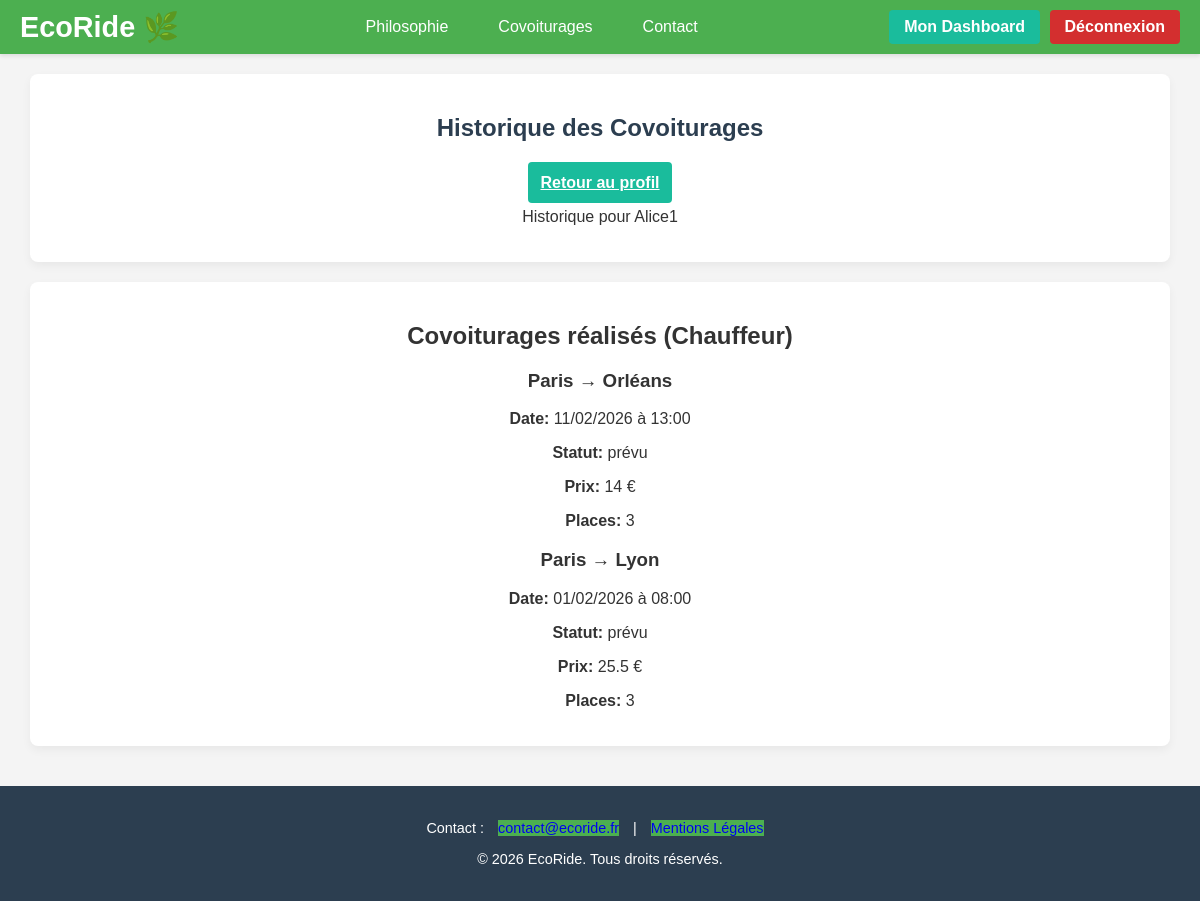
Page /public/index.php?p=utilisateurs.historique (signed in) on the committed database.
### tables this page shows
CREATE TABLE IF NOT EXISTS `utilisateur` (
  `utilisateur_id` INT NOT NULL AUTO_INCREMENT,
  `nom` VARCHAR(50) NOT NULL,
  `prenom` VARCHAR(50) NOT NULL,
  `email` VARCHAR(50) NOT NULL UNIQUE,  
  `password` VARCHAR(50) NOT NULL,
  `telephone` VARCHAR(50) NULL,
  `adresse` VARCHAR(50) NULL,
  `date_naissance` VARCHAR(50) NULL,
  `photo` BLOB NULL,
  `pseudo` VARCHAR(50) NOT NULL UNIQUE,
  `role_id` INT NOT NULL,  
  `credit` INT NOT NULL DEFAULT 20,
  `est_suspendu` INT NOT NULL DEFAULT 0,  
  PRIMARY KEY (`utilisateur_id`),
  INDEX `fk_utilisateur_role_idx` (`role_id` ASC),
  CONSTRAINT `fk_utilisateur_role`
    FOREIGN KEY (`role_id`)
    REFERENCES `role` (`role_id`)
);

CREATE TABLE IF NOT EXISTS `covoiturage` (
  `covoiturage_id` INT NOT NULL AUTO_INCREMENT,
  `date_depart` DATE NOT NULL,
  `heure_depart` TIME NOT NULL,  
  `lieu_depart` VARCHAR(50) NOT NULL,
  `date_arrivee` DATE NULL,
  `heure_arrivee` TIME NULL,	 
  `lieu_arrivee` VARCHAR(50) NOT NULL,
  `statut_covoiturage_id` INT NOT NULL,  
  `avis_covoiturage_id` INT NULL,  
  `nb_place` INT NOT NULL,
  `prix_personne` FLOAT NOT NULL,
  `voiture_id` INT NOT NULL,  
  PRIMARY KEY (`covoiturage_id`),
  INDEX `fk_covoiturage_voiture_utilise_idx` (`voiture_id` ASC),
  INDEX `fk_statut_covoiturage_idx` (`statut_covoiturage_id` ASC),
  INDEX `fk_avis_covoiturage_idx` (`avis_covoiturage_id` ASC),
  CONSTRAINT `fk_covoiturage_voiture_utilise`
    FOREIGN KEY (`voiture_id`)
    REFERENCES `voiture` (`voiture_id`),
  CONSTRAINT `fk_statut_covoiturage_id`
    FOREIGN KEY (`statut_covoiturage_id`)
    REFERENCES `statut_covoiturage` (`statut_covoiturage_id`),
  CONSTRAINT `fk_avis_covoiturage_id`
    FOREIGN KEY (`avis_covoiturage_id`)
    REFERENCES `avis_covoiturage` (`avis_covoiturage_id`)
);

CREATE TABLE IF NOT EXISTS `statut_covoiturage` (
  `statut_covoiturage_id` INT NOT NULL AUTO_INCREMENT,
  `libelle` VARCHAR(50) NOT NULL UNIQUE,
  PRIMARY KEY (`statut_covoiturage_id`)
);

### core/Controller/Controller.php (called while the page is built, shortened)
<?php
class Controller
{
    protected $viewPath;
    protected function render($view, $variables = [])
    {
        extract($variables);
        require($this->viewPath . str_replace('.', '/', $view) . '.php');
    }
}

### app/Controller/UtilisateursController.php (called while the page is built, shortened)
<?php
class UtilisateursController extends AppController
{
    public function historique()
    {
         $auth = new DbAuth(App::getInstance()->getDb());
         $utilisateur_id = $auth->getConnectedUserId();
         $utilisateur = $this->Utilisateur->find($utilisateur_id);
         $historique_chauffeur = $this->Utilisateur->getHistoriqueCovoiturages($utilisateur_id);
         $this->render('utilisateurs.profile.historique', compact('utilisateur', 'historique_chauffeur', 'historique_passager'));
    }
}

### core/Autoloader.php (called while the page is built, shortened)
<?php
class Autoloader
{
    static function fautoload($class)
    {
        if (strpos($class, __NAMESPACE__) === 0) {
            $class = str_replace(__NAMESPACE__ . '\\', '', $class);
            $class = str_replace('\\', '/', $class);
        }
    }
}

### app/App.php (called while the page is built, shortened)
<?php
class App
{
    private static $_instance;
    private $db_instance;
    public static function getInstance()
    {
        if (is_null(self::$_instance)) {
            self::$_instance = new App();
        }
        return self::$_instance;
    }
    public static function load()
    {
        require ROOT . '/app/Autoloader.php';
        require ROOT . '/core/Autoloader.php';
    }
    public function getDb()
    {
        $config = Config::getInstance(ROOT . '/config/config.php');
        if (is_null($this->db_instance)) {
            $this->db_instance = new MysqlDatabase($config->get('db_name'), $config->get('db_user'), $config->get('db_pass'), $config->get('db_host'));
        }
        return $this->db_instance;
    }
}

### core/Config.php (called while the page is built, shortened)
<?php
class Config
{
    private $settings;
    private static $_instance;
    private function __construct($file)
    {
        $this->settings = require($file);
    }
    public static function getInstance($file)
    {
        if (is_null(self::$_instance)) {
            self::$_instance = new Config($file);
        }
        return self::$_instance;
    }
    public function get($key)
    {
        return $this->settings[$key];
    }
}

### config/config.php (called while the page is built)
<?php
return array(
    "db_user" => "abcrdv",
    "db_pass" => "*E8D46CE25265E545D225A8A6F1BAF642FEBEE5CB",
    "db_host" => "mysql-abcrdv.alwaysdata.net",
    "db_name" => "abcrdv_ecoride_db"
);

### core/Auth/DbAuth.php (called while the page is built, shortened)
<?php
class DbAuth
{
    public function getConnectedUserId()
    {
        return $_SESSION['auth'] ?? null;
    }
}

### core/Model/Model.php (called while the page is built, shortened)
<?php
class Model
{
    protected $table;
    protected $column;
    protected $db;
    public function __construct(Database $db)
    {
        $this->db = $db;
    }
    public function find($id)
    {
        return $this->query("SELECT * FROM {$this->table} WHERE {$this->column} = ?", [$id], true);
    }
    public function query($statement, $attributes = null, $one = false)
    {
        $classe_name = str_replace('Model', 'Entity', get_class($this));
        if ($attributes) {
            return $this->db->prepare(
                $statement,
                $attributes,
                $classe_name,
                $one
            );
        } else {
            return $this->db->query(
                $statement,
                $classe_name,
                $one
            );
        }
    }
}

### core/Database/MysqlDatabase.php (called while the page is built, shortened)
<?php
class MysqlDatabase extends Database
{
    private $dbname;
    private $dbusername;
    private $dbpassword;
    private $dbhost;
    private $pdo;
    public function __construct($dbname = '', $dbusername = 'root', $dbpassword = '', $dbhost = 'localhost')
    {
        $this->dbname = $dbname;
        $this->dbusername = $dbusername;
        $this->dbpassword = $dbpassword;
        $this->dbhost = $dbhost;
    }
    private function getPdo()
    {
        if ($this->pdo === null) {
            $dns = 'mysql:host=' . $this->dbhost . ';dbname=' . $this->dbname;
            $pdo = new PDO($dns, $this->dbusername, $this->dbpassword);
            $pdo->setAttribute(PDO::ATTR_ERRMODE, PDO::ERRMODE_EXCEPTION);
            $this->pdo = $pdo;
        }
        return $this->pdo;
    }
    public function prepare($statement, $attributes, $class_name = null, $one = false)
    {
        $req = $this->getPdo()->prepare($statement);
        $res = $req->execute($attributes);
        if ($class_name === null) {
            $req->setFetchMode(PDO::FETCH_OBJ);
        } else {
            $req->setFetchMode(PDO::FETCH_CLASS, $class_name);
        }
        if ($one) {
            $datas = $req->fetch();
        } else {
            $datas = $req->fetchAll();
        }
        return $datas;
    }
}

### app/Autoloader.php (called while the page is built, shortened)
<?php
class Autoloader
{
    static function fautoload($class)
    {
        if (strpos($class, __NAMESPACE__) === 0) {
            $class = str_replace(__NAMESPACE__ . '\\', '', $class);
            $class = str_replace('\\', '/', $class);
        }
    }
}

### app/Model/UtilisateurModel.php (called while the page is built, shortened)
<?php
class UtilisateurModel extends Model
{
    public function getRoleForUser($utilisateur_id)
    {
        $result = $this->query(
            "SELECT r.libelle
            FROM utilisateur u
            JOIN role r ON u.role_id = r.role_id
            WHERE u.utilisateur_id = ?",
            [$utilisateur_id],
            true
        );
        return $result ? $result->libelle : null;
    }
    public function getHistoriqueCovoiturages($utilisateur_id)
    {
        $role = $this->getRoleForUser($utilisateur_id);
        return $this->query(
            "SELECT c.*, s.libelle as statut
            FROM covoiturage c
            JOIN voiture v ON c.voiture_id = v.voiture_id
            JOIN statut_covoiturage s ON c.statut_covoiturage_id = s.statut_covoiturage_id
            WHERE v.utilisateur_id = ?
            AND c.date_depart < CURRENT_DATE()
            ORDER BY c.date_depart DESC, c.heure_depart DESC",
            [$utilisateur_id]
        );
    }
}

### app/Views/utilisateurs/profile/historique.php (the view, shortened to what this page needs)
<?php if (isset($utilisateur)): ?>
    <section class="presentation-section">
        <div class="presentation-content">
            <div class="dashboard-header header-grid header-plain">
                <h1 class="header-grid-title">Historique des Covoiturages</h1>
                <div class="text-right">
                    <a href="index.php?p=utilisateurs.profile.index" class="btn btn-secondary">Retour au profil</a>
                </div>
            </div>
            <p class="subtitle-centered">Historique pour <?php echo htmlspecialchars($utilisateur->pseudo ?? ''); ?></p>
        </div>
    </section>
    <?php if (!empty($historique_chauffeur)): ?>
        <section class="presentation-section">
            <div class="presentation-content">
                <h2>Covoiturages réalisés (Chauffeur)</h2>
                <div class="covoiturages-list text-left">
                    <?php foreach ($historique_chauffeur as $covoiturage): ?>
                        <div class="covoiturage-item history-item">
                            <h3><?php echo htmlspecialchars($covoiturage->lieu_depart ?? ''); ?> → <?php echo htmlspecialchars($covoiturage->lieu_arrivee ?? ''); ?></h3>
                            <p>
                                <strong>Date:</strong> <?php echo date('d/m/Y', strtotime($covoiturage->date_depart)); ?> à <?php echo substr($covoiturage->heure_depart, 0, 5); ?>
                            </p>
                            <p><strong>Statut:</strong> <?php echo htmlspecialchars($covoiturage->statut ?? ''); ?></p>
                            <p><strong>Prix:</strong> <?php echo htmlspecialchars($covoiturage->prix_personne ?? ''); ?> €</p>
                            <p><strong>Places:</strong> <?php echo htmlspecialchars($covoiturage->nb_place ?? ''); ?></p>
                        </div>
                    <?php endforeach; ?>
                </div>
            </div>
        </section>
    <?php endif; ?>
<?php else: ?>
    <div class="alert alert-danger">Utilisateur non trouvé.</div>
<?php endif; ?>

### public/css/style_app.css (style rules this page uses)
:root { --color-ecogreen: #4CAF50; --color-ecogreen-survol: #45a049; --color-ecodark: #388E3C; --color-nightblue: #2c3e50; --color-price: #1abc9c; --color-rating: #f39c12; --color-background: #f4f4f4; --color-text: #333; --color-card-bg: #ffffff; --color-border: #eee; --color-connexion: #2c3e50; }
body { font-family: Arial, sans-serif; margin: 0; padding-top: 0; background-color: var(--color-background); color: var(--color-text); }
.presentation-section { background-color: white; padding: 20px 20px; border-radius: 8px; box-shadow: 0 4px 10px rgba(0, 0, 0, 0.05); margin: 30px auto; width: 95%; max-width: 1200px; display: flex; flex-direction: column; gap: 30px; align-items: center; text-align: center; box-sizing: border-box; }
.presentation-section h1 { margin-bottom: 2rem; color: #2c3e50; }
.presentation-content { width: 100%; }

### public/css/style_utilisateur.css (style rules this page uses)
.btn { padding: 12px; border: none; border-radius: 4px; font-size: 1em; font-weight: bold; cursor: pointer; transition: all 0.3s ease; }
.btn-secondary { background-color: var(--color-price); color: white; }
.presentation-section { background-color: white; padding: 20px; margin: 20px auto; border-radius: 8px; }

### public/css/style_trajet.css (style rules this page uses)
:root { --color-status-confirmed: #2ecc71; --color-status-pending: #e67e22; --color-status-cancelled: #e74c3c; --color-status-onboarding: #3498db; --color-disabled: #bdc3c7; --color-ecogreen: #4CAF50; --color-ecodark: #388E3C; --color-nightblue: #2c3e50; --color-price: #1abc9c; --color-rating: #f39c12; --color-background: #f4f4f4; --color-text: #333; --color-card-bg: #ffffff; --color-border: #eee; --color-white: #ffffff; --color-text-main: #333; --color-text-muted: #999999; --radius-lg: 8px; --shadow: 0 2px 8px rgba(0, 0, 0, 0.1); --transition: all 0.2s ease; }

### public/css/style_trajet_detail.css (style rules this page uses)
:root { --color-ecogreen: #4CAF50; --color-ecogreen-survol: #45a049; --color-ecodark: #388E3C; --color-nightblue: #2c3e50; --color-price: #1abc9c; --color-rating: #f39c12; --color-background: #f4f4f4; --color-text: #333; --color-card-bg: #ffffff; --color-border: #eee; --color-light-bg: #f9f9f9; }

### rows in the picture
utilisateur: pseudo "Alice1"
covoiturage: lieu_depart "Paris", lieu_arrivee "Orléans", date_depart "11/02/2026", heure_depart "13:00", statut_covoiturage.libelle "prévu", prix_personne "14", nb_place "3"
covoiturage: lieu_depart "Paris", lieu_arrivee "Lyon", date_depart "01/02/2026", heure_depart "08:00", statut_covoiturage.libelle "prévu", prix_personne "25.5", nb_place "3"
